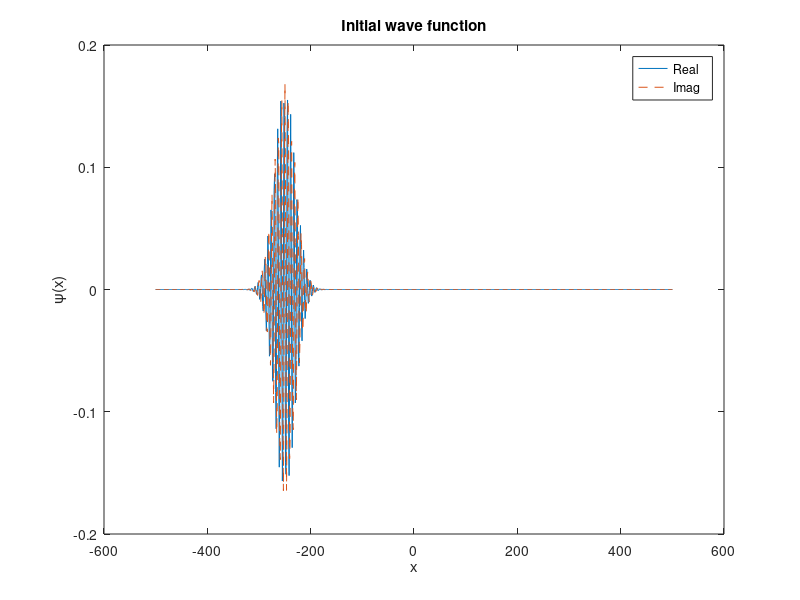
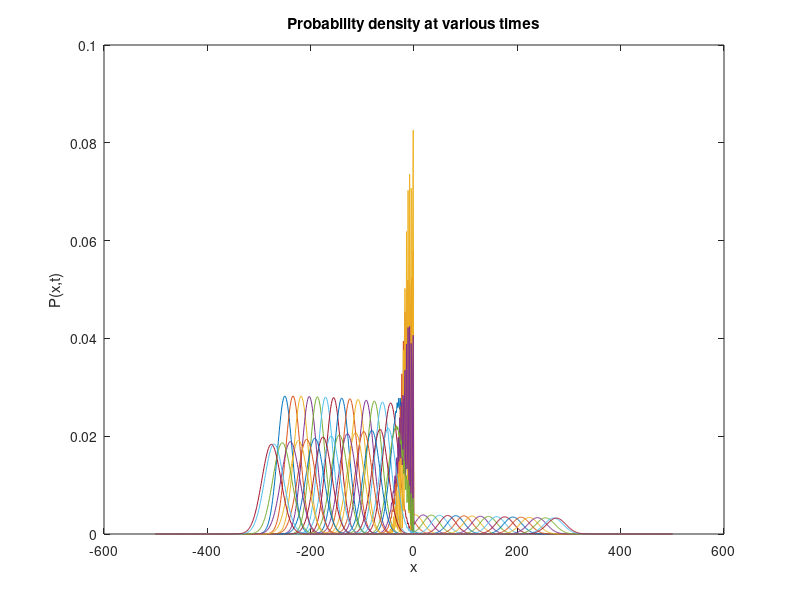

Write MATLAB code to recreate these figures, in order. (Note: a time limit stopped this script after it produced the figures.)
%  schro - Program to solve the Schrodinger equation for a delta potential
%  using the Crank-Nicolson scheme
clear all;  % Clear memory and print header

%% * Initialize parameters (grid spacing, time step, etc.)
i_imag = sqrt(-1);    % Imaginary i
N = 1000 ;%input('Enter number of grid points: ');
L = 1000;              % System extends from -L/2 to L/2
h = L/(N-1);          % Grid size
x = h*(0:N-1) - L/2;  % Coordinates  of grid points
h_bar = 1;  mass = 1; % Natural units
u=2;
tau = 0.1;%input('Enter time step: ');


%* Set up the Hamiltonian operator matrix
ham = zeros(N);  % Set all elements to zero
coeff = -h_bar^2/(2*mass*h^2);
for i=2:(N-1)
  ham(i,i-1) = coeff;
  ham(i,i) = -2*coeff;  % Set interior rows
  ham(i,i+1) = coeff;
end
% First and last rows for periodic boundary conditions
ham(1,N) = coeff;   ham(1,1) = -2*coeff; ham(1,2) = coeff;
ham(N,N-1) = coeff; ham(N,N) = -2*coeff; ham(N,1) = coeff;
%Center must include the delta function
ham(N/2,N/2)=-2*coeff+u*1/h^2;

%* Compute the Crank-Nicolson matrix
dCN = ( inv(eye(N) + .5*i_imag*tau/h_bar*ham) * ...
             (eye(N) - .5*i_imag*tau/h_bar*ham) );
			 
%* Initialize the wavefunction 
x0 = -L/4;          % Location of the center of the wavepacket
  % Average velocity of the packet
k0 = 1;       % Average wavenumber. Recall p=\hbar k, since \hbar=1 p, k are equivalent
sigma0 = 20;   % Standard deviation of the wavefunction
Norm_psi = 1/(sqrt(sigma0*sqrt(pi)));  % Normalization
psi = Norm_psi * exp(i_imag*k0*x') .* exp(-(x'-x0).^2/(2*sigma0^2));

%* Plot the initial wavefunction
figure(1); clf;
plot(x,real(psi),'-',x,imag(psi),'--');
title('Initial wave function');
xlabel('x');  ylabel('\psi(x)'); legend('Real  ','Imag  ');
drawnow;  pause(1);

%* Initialize loop and plot variables 
max_iter = 1/16*L/(tau^2);      % Particle should circle system
plot_iter = max_iter/100;          % Produce 20 curves
p_plot(:,1) = psi.*conj(psi);     % Record initial condition
iplot = 1;
figure(2); clf;
axisV = [-L/2 L/2 0 max(p_plot)]; % Fix axis min and max

%* Loop over desired number of steps (wave circles system once)
for iter=1:max_iter
	
  %* Compute new wave function using the Crank-Nicolson scheme
  psi = dCN*psi;  
  
  %* Periodically record values for plotting
  if( rem(iter,plot_iter) < 1 )   
    iplot = iplot+1;
    p_plot(:,iplot) = psi.*conj(psi); 
    plot(x,p_plot(:,iplot));     % Display snap-shot of P(x)
    xlabel('x'); ylabel('P(x,t)');
    title(sprintf('Finished %g of %g iterations',iter,max_iter));
    axis(axisV); drawnow;
  end

end

%* Plot probability versus position at various times
pFinal = psi.*conj(psi);
plot(x,p_plot(:,1:3:iplot),x,pFinal);
xlabel('x'); ylabel('P(x,t)');
title('Probability density at various times');
hfig = figure;
axis tight manual % this ensures that getframe() returns a consistent size
filename = 'Schrou05gif.gif';
for iter=1:3:iplot
    plot(x,p_plot(:,iter));
    drawnow 
    % Capture the plot as an image 
      frame = getframe(hfig); 
      im = frame2im(frame); 
      [imind,cm] = rgb2ind(im,256); 
      % Write to the GIF File 
      if iter == 1 
          imwrite(imind,cm,filename,'gif', 'Loopcount',inf); 
      else 
          imwrite(imind,cm,filename,'gif','WriteMode','append'); 
      end 
  end
ref=trapz(x(1:length(x)/2),p_plot(1:length(x)/2,100))
trans=trapz(x(length(x)/2:length(x)),p_plot(length(x)/2:length(x),100))
